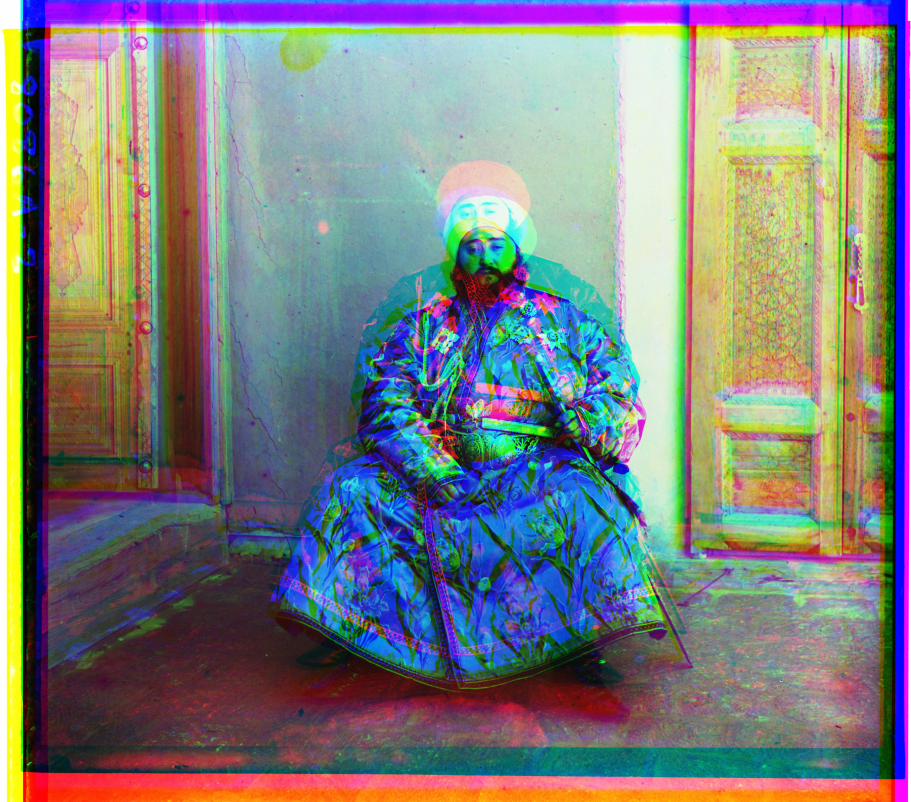
#> input picture emir.jpg, 3643 x 3208 px, given in place of emir.tif, which was not available (shown at 1/4 size)
$ python multi_align.py
#> lines starting #> are read from the running program, lines starting #| are printed output that depends on the picture; pictures that were not available may be replaced by others from this repository, and a replacement may not be noted
import numpy as np
import skimage.io as skio
import skimage.transform as skt
from skimage import img_as_float
from multiprocessing import Pool
from skimage import color

# NCC (Normalized Cross-Correlation) function
# [8 lines left out: function ncc, not called in this run]

# Optimized NCC-based image alignment function
def nccAlign(a, b, t):
    min_ncc = -1
    output = [0, 0]  # Initialize output

    # Crop central region of the image to avoid border influence
    h, w = a.shape
    crop_h, crop_w = int(0.05 * h), int(0.05 * w)
    a_cropped = a[crop_h:-crop_h, crop_w:-crop_w]
    b_cropped = b[crop_h:-crop_h, crop_w:-crop_w]

    ivalue = range(-t, t + 1)
    jvalue = range(-t, t + 1)

    for i in ivalue:
        for j in jvalue:
            shifted_b = np.roll(b_cropped, [i, j], axis=(0, 1))
            ncc_diff = ncc(a_cropped, shifted_b)
            if ncc_diff > min_ncc:
                min_ncc = ncc_diff
                output = [i, j]

    return output

# Image Pyramid-based alignment with improved accuracy and efficiency
def pyramidAlign(a, b, max_levels=3, scale=0.5, t=15):
    pyramid_a = [a]
    pyramid_b = [b]

    for level in range(1, max_levels):
        pyramid_a.append(skt.rescale(pyramid_a[-1], scale, channel_axis=None, anti_aliasing=True))
        pyramid_b.append(skt.rescale(pyramid_b[-1], scale, channel_axis=None, anti_aliasing=True))

    shift = [0, 0]  # Initial shift is zero
    for level in reversed(range(max_levels)):
        a_layer = pyramid_a[level]
        b_layer = pyramid_b[level]
        current_shift = nccAlign(a_layer, b_layer, t)
        shift[0] = current_shift[0] * (1 / scale) + shift[0]
        shift[1] = current_shift[1] * (1 / scale) + shift[1]

    return [int(shift[0]), int(shift[1])]

# Automatic cropping based on color consistency
# [48 lines left out: functions automatic_cropping, automatic_contrast, automatic_white_balance, not called in this run]

def align_channels(args):
    channel_a, channel_b = args
    return pyramidAlign(channel_a, channel_b)

# Save the output image in both TIFF and JPEG formats
# [7 lines left out: function save_output, not called in this run]

# Main processing function
def process_image(imname):
#> called with imname = 'data/emir.tif'
    im = skio.imread(imname)
#> im is the input picture: shape (3208, 3643, 3); mean R, G, B 126.9, 126.9, 126.9
    im = img_as_float(im)

    # Split the image into thirds (B, G, R)
    height = np.floor(im.shape[0] / 3.0).astype(int)
#> height = 1069
    b = im[:height]
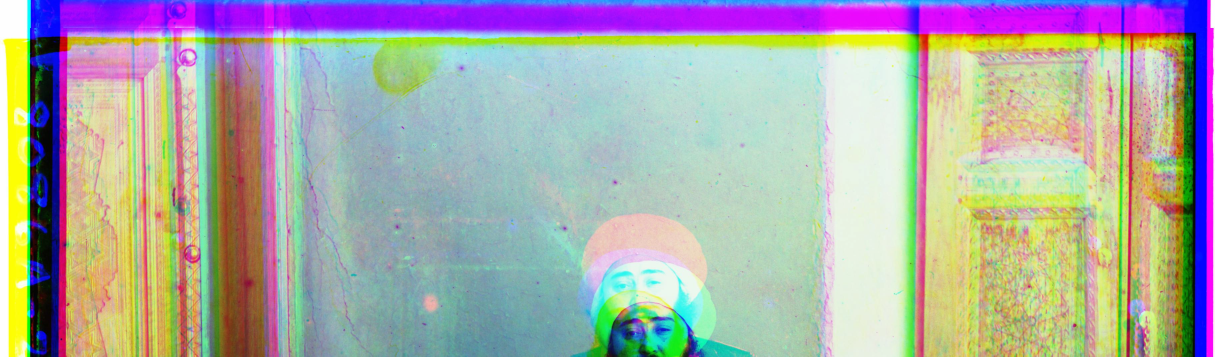
#> b: shape (1069, 3643, 3) float64 (shown at 1/3 size); mean R, G, B 0.675, 0.673, 0.655
    g = im[height: 2*height]
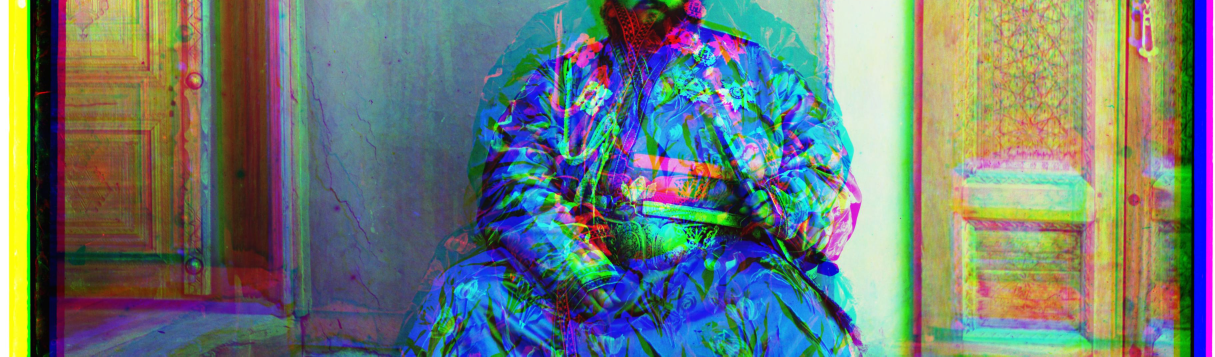
#> g: shape (1069, 3643, 3) float64 (shown at 1/3 size); mean R, G, B 0.428, 0.479, 0.466
    r = im[2*height: 3*height]
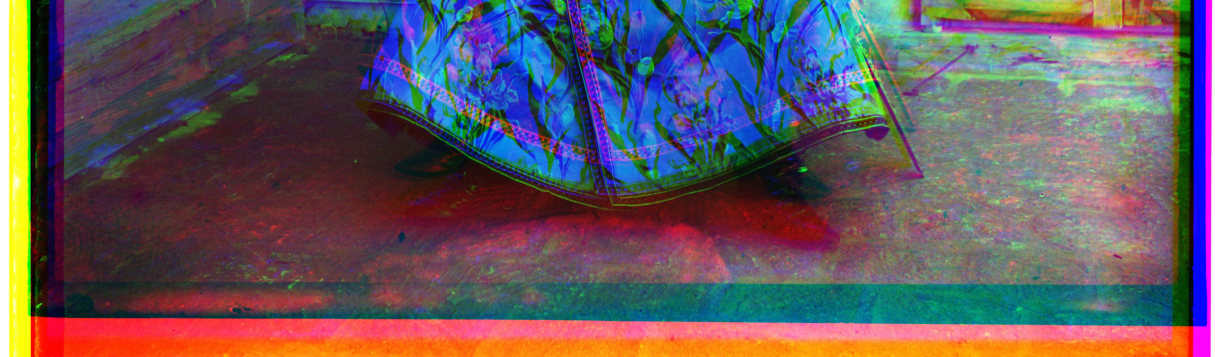
#> r: shape (1069, 3643, 3) float64 (shown at 1/3 size); mean R, G, B 0.39, 0.34, 0.372

    # Use multiprocessing to speed up alignment
    with Pool(processes=4) as pool:
        alignments = pool.map(align_channels, [(b, g), (b, r)])
#> after the loop in pyramidAlign, `for level in range(1, max_levels):`: pyramid_a = 3 items
#> the loop in pyramidAlign, `for level in reversed(range(max_levels)):` made 1 pass
#> pass 1, in pyramidAlign, `a_layer = pyramid_a[level]`:
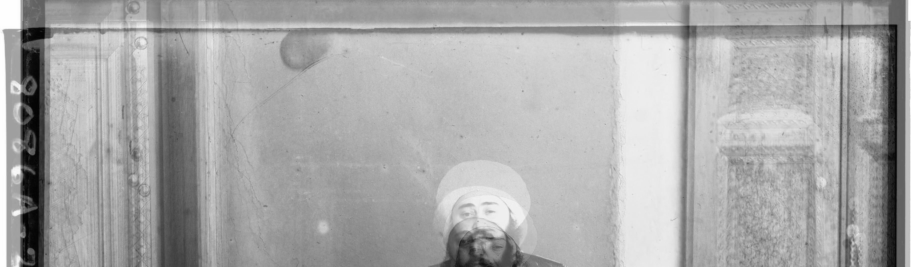
#> a_layer: shape (267, 911, 1) float64; min 0.0137, max 0.998, mean 0.667
#> pass 1, in pyramidAlign, `b_layer = pyramid_b[level]`:
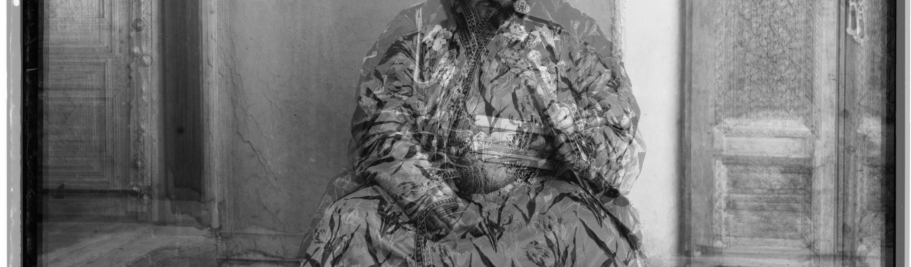
#> b_layer: shape (267, 911, 1) float64; min 0.0138, max 0.997, mean 0.455
#> after the loop in pyramidAlign, `for level in reversed(range(max_levels)):`: shift = [0, 0]

    # Output the displacement for Green and Red channels
    print(f"Alignment for G channel: {alignments[0]}")
    print(f"Alignment for R channel: {alignments[1]}")

    # Apply alignment shifts
    g_aligned = np.roll(g, alignments[0], axis=(0, 1))
    r_aligned = np.roll(r, alignments[1], axis=(0, 1))

    # Combine the aligned channels
    im_out = np.dstack([r_aligned, g_aligned, b])

    # Apply automatic cropping, contrast, and white balance
    im_out = automatic_cropping(im_out)
    im_out = automatic_contrast(im_out)
    im_out = automatic_white_balance(im_out)

    # Save the output as both TIFF and JPEG
    save_output(im_out, 'processed_image/emir.tif', 'processed_image/emir.jpg')

    # Display the final image
    skio.imshow(im_out)
    skio.show()

# Ensure multiprocessing works correctly
if __name__ == "__main__":
#> (the run stopped early here; a loop or call above may not have finished)

$ run again, with processed_image/cathedral.jpg copied over emir.jpg
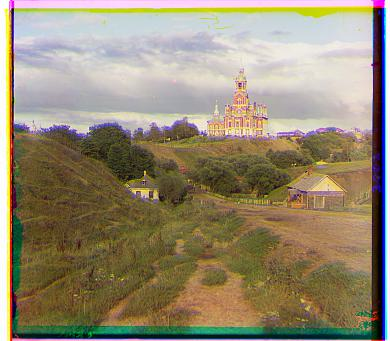
#> input picture processed_image/cathedral.jpg, 390 x 341 px, given in place of emir.tif, which was not available
#> in process_image, im is the input picture: shape (341, 390, 3); mean R, G, B 149, 137.7, 113.8
#> in process_image, `r = im[2*height: 3*height]`:
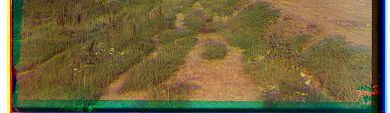
#> r: shape (113, 390, 3) float64; mean R, G, B 0.448, 0.402, 0.25
#> after the loop in pyramidAlign, `for level in range(1, max_levels):`: pyramid_a = 3 items
#> the loop in pyramidAlign, `for level in reversed(range(max_levels)):` made 1 pass
#> pass 1, in pyramidAlign, `b_layer = pyramid_b[level]`:
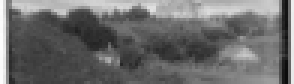
#> b_layer: shape (28, 98, 1) float64 (shown 3 times larger); min 0.0472, max 0.993, mean 0.426
#> after the loop in pyramidAlign, `for level in reversed(range(max_levels)):`: shift = [0, 0]

$ run again, with processed_image/church.jpg copied over emir.jpg
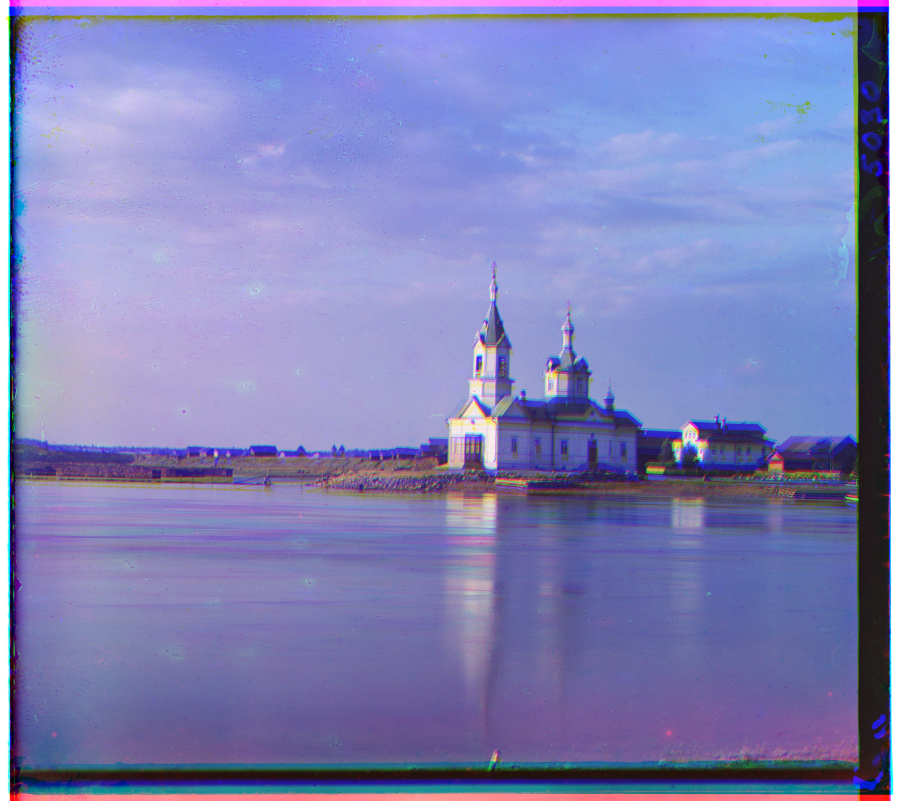
#> input picture processed_image/church.jpg, 3633 x 3201 px, given in place of emir.tif, which was not available (shown at 1/4 size)
#> in process_image, im is the input picture: shape (3201, 3633, 3); mean R, G, B 129, 131, 183.9
#> in process_image, `r = im[2*height: 3*height]`:
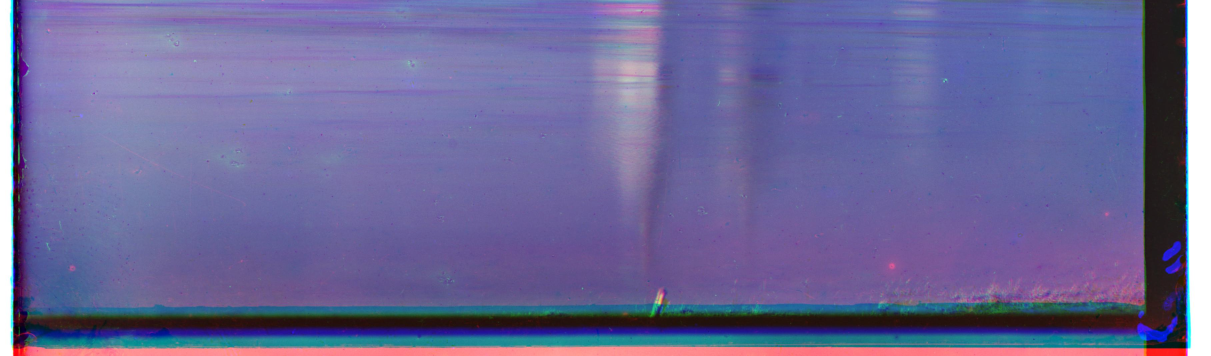
#> r: shape (1067, 3633, 3) float64 (shown at 1/3 size); mean R, G, B 0.421, 0.408, 0.6
#> after the loop in pyramidAlign, `for level in range(1, max_levels):`: pyramid_a = 3 items
#> the loop in pyramidAlign, `for level in reversed(range(max_levels)):` made 1 pass
#> pass 1, in pyramidAlign, `b_layer = pyramid_b[level]`:
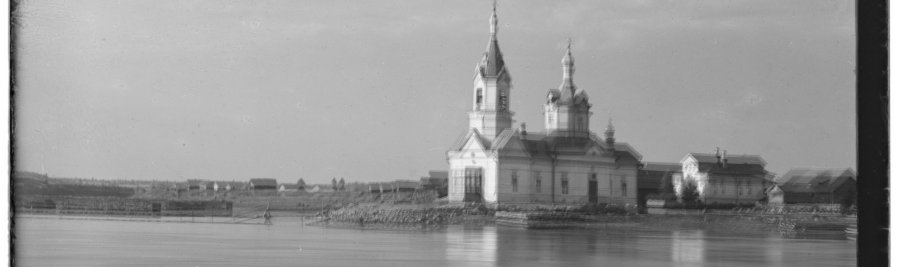
#> b_layer: shape (267, 908, 1) float64; min 0.0253, max 1, mean 0.596
#> after the loop in pyramidAlign, `for level in reversed(range(max_levels)):`: shift = [0, 0]
